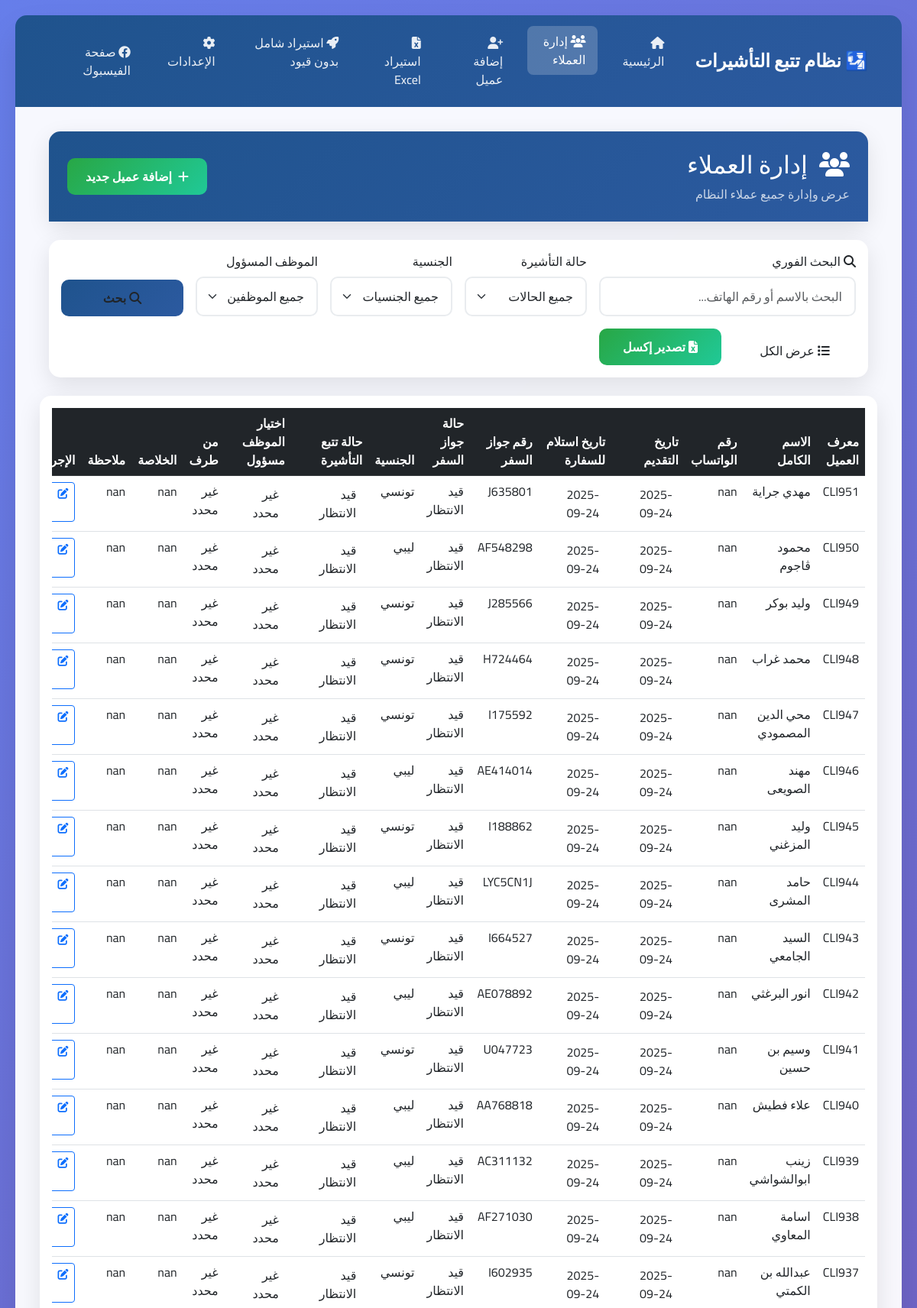
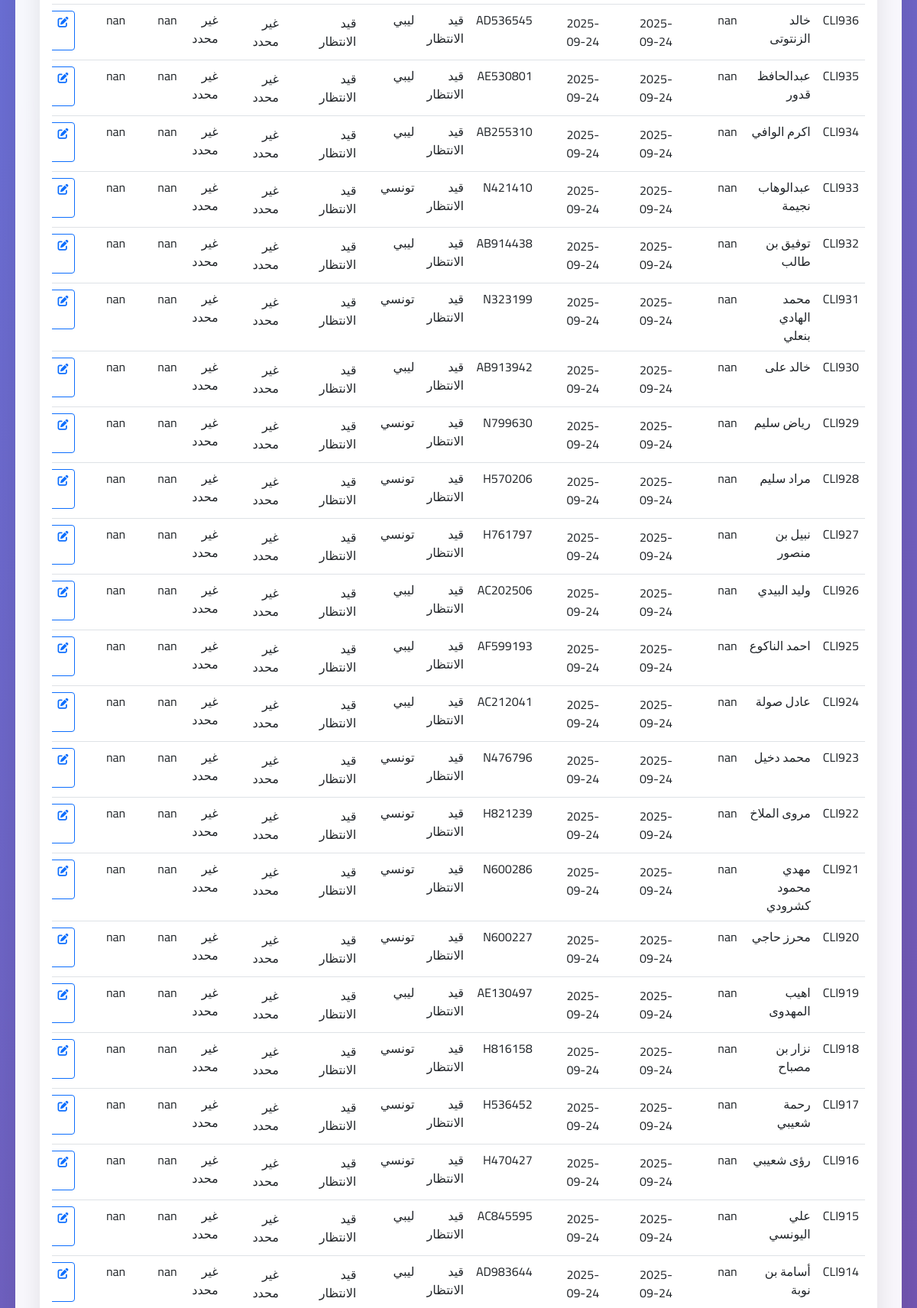
Screenshot of /clients?page=2&per_page=50&search=&status=&nationality=&employee= (upper part) with the database file from the repository (2 pictures, top to bottom).
### tables this page shows
CREATE TABLE clients (
        id INTEGER PRIMARY KEY AUTOINCREMENT,
        client_id TEXT UNIQUE,
        full_name TEXT,
        whatsapp_number TEXT,
        whatsapp_number_clean TEXT,
        application_date TEXT,
        transaction_date TEXT,
        passport_number TEXT,
        passport_status TEXT,
        passport_status_normalized TEXT,
        nationality TEXT,
        visa_status TEXT,
        visa_status_normalized TEXT,
        processed_by TEXT,
        summary TEXT,
        notes TEXT,
        responsible_employee TEXT,
        
        -- Nouvelles colonnes pour supporter tous les formats
        original_row_number INTEGER,
        import_timestamp TEXT,
        is_duplicate BOOLEAN DEFAULT 0,
        has_empty_fields BOOLEAN DEFAULT 0,
        has_errors BOOLEAN DEFAULT 0,
        original_data TEXT,  -- JSON des données originales
        
        -- Colonnes supplémentaires du fichier Excel
        excel_col_0 TEXT,
        excel_col_1 TEXT,
        excel_col_2 TEXT,
        excel_col_3 TEXT,
        excel_col_4 TEXT,
        excel_col_5 TEXT,
        excel_col_6 TEXT,
        excel_col_7 TEXT,
        excel_col_8 TEXT,
        excel_col_9 TEXT,
        excel_col_10 TEXT,
        excel_col_11 TEXT,
        excel_col_12 TEXT,
        
        created_at TIMESTAMP DEFAULT CURRENT_TIMESTAMP,
        updated_at TIMESTAMP DEFAULT CURRENT_TIMESTAMP
    , auto_generated_id BOOLEAN DEFAULT FALSE, empty_name_accepted BOOLEAN DEFAULT FALSE, extra_data TEXT);

### app.py (the view)
@app.route('/clients', endpoint='clients_list')
def clients_list():
    print(f"🎯 ROUTE /clients APPELÉE - DÉBUT DU TRAITEMENT")
    print(f"🎯 URL: {request.url}")
    print(f"🎯 ARGS: {dict(request.args)}")
    try:
        page = int(request.args.get('page', 1))
        per_page_param = request.args.get('per_page', '50')  # Réduit de 100 à 50
        if per_page_param == 'all':
            per_page = 10000  # Nombre très élevé pour afficher tous les clients
        else:
            per_page = int(per_page_param)
        search_term = request.args.get('search', '')
        status_filter = request.args.get('status', '')
        nationality_filter = request.args.get('nationality', '')
        employee_filter = request.args.get('employee', '')
        filters = {}
        if search_term:
            filters['search'] = search_term
        if status_filter and status_filter in Client.VISA_STATUS_OPTIONS:
            filters['visa_status'] = status_filter
        if nationality_filter and nationality_filter in Client.NATIONALITY_OPTIONS:
            filters['nationality'] = nationality_filter
        if employee_filter and employee_filter in Client.EMPLOYEE_OPTIONS:
            filters['responsible_employee'] = employee_filter
        print(f"🎯 AVANT APPEL CONTRÔLEUR - page: {page}, per_page: {per_page}, filters: {filters}")
        if filters:
            clients, total = client_controller.get_filtered_clients(filters, page, per_page)
        else:
            clients, total = client_controller.get_all_clients(page, per_page)
        print(f"🎯 APRÈS APPEL CONTRÔLEUR - clients: {len(clients)}, total: {total}")
        print(f"🎯 PREMIERS CLIENTS: {[c.get('client_id', 'N/A') for c in clients[:3]]}")
        print(f"🎯 TOUS LES CLIENTS: {[c.get('client_id', 'N/A') for c in clients]}")  # DEBUG: afficher tous les clients
        with open('debug_route.log', 'w', encoding='utf-8') as f:
            f.write(f"Page: {page}, Per page: {per_page}\n")
            f.write(f"Total clients: {total}\n")
            f.write(f"Clients returned: {len(clients)}\n")
            f.write(f"Client IDs: {[c.get('client_id', 'N/A') for c in clients]}\n")
            f.write(f"CLI1000 present: {'CLI1000' in [c.get('client_id', 'N/A') for c in clients]}\n")
        total_pages = (total + per_page - 1) // per_page
        has_prev = page > 1
        has_next = page < total_pages
        pagination = {
            'page': page,
            'per_page': per_page,
            'total': total,
            'total_pages': total_pages,
            'has_prev': has_prev,
            'has_next': has_next,
            'prev_num': page - 1 if has_prev else None,
            'next_num': page + 1 if has_next else None
        }
        mapped_clients = clients
        print(f"🐛 DEBUG CRITIQUE: Nombre de clients récupérés: {len(clients)}")
        print(f"🐛 DEBUG CRITIQUE: Total: {total}")
        print(f"🐛 DEBUG CRITIQUE: Premiers clients: {[c.get('client_id', 'N/A') for c in clients[:3]]}")
        print(f"🐛 DEBUG CRITIQUE: Base de données: {db_manager.db_path}")
        print(f"🐛 DEBUG CRITIQUE: Type de contrôleur: {type(client_controller)}")
        return render_template('clients.html',
                             clients=mapped_clients,
                             pagination=pagination,
                             search_term=search_term,
                             status_filter=status_filter,
                             nationality_filter=nationality_filter,
                             employee_filter=employee_filter,
                             visa_statuses=Client.VISA_STATUS_OPTIONS,
                             nationalities=Client.NATIONALITY_OPTIONS,
                             employees=Client.EMPLOYEE_OPTIONS,
                             app_title='نظام تتبع التأشيرات',
                             company_name='شركة تسهيل للخدمات',
                             facebook_link='https://facebook.com/yourpage')
    except Exception as e:
        flash(f'خطأ في تحميل قائمة العملاء: {str(e)}', 'error')
        return render_template('clients.html', clients=[], pagination={'page': 1, 'total': 0, 'total_pages': 0})

### app.py (called while the page is built)
@app.context_processor
def inject_rtl_support():
    from datetime import datetime
    return {
        'rtl_support': True,
        'app_title': '🛂 نظام تتبع التأشيرات الذكي - TCA',
        'company_name': 'شركة تونس للاستشارات والخدمات',
        'facebook_link': 'https://www.facebook.com/share/1D4dHp2z74/?mibextid=wwXIfr',
        'current_datetime': datetime.now().strftime('%Y-%m-%d %H:%M')
    }

### src/controllers/client_controller.py (called while the page is built)
    def get_all_clients(self, page: int = 1, per_page: int = 50) -> tuple[List[Dict[str, Any]], int]:
        try:
            clients, total = self.db_manager.get_all_clients(page, per_page)
            return [dict(client) for client in clients], total
        except Exception as e:
            print(f"Erreur lors de la récupération des clients: {e}")
            return [], 0

### src/database/database_manager.py (called while the page is built)
    def get_connection(self):
        return sqlite3.connect(self.db_path)

    def get_all_clients(self, page: int = 1, per_page: int = 50) -> tuple[List[sqlite3.Row], int]:
        conn = self.get_connection()
        conn.row_factory = sqlite3.Row
        cursor = conn.cursor()
        try:
            cursor.execute('SELECT COUNT(*) FROM clients')
            total = cursor.fetchone()[0]
            offset = (page - 1) * per_page
            cursor.execute("""
                SELECT * FROM clients
                ORDER BY
                    CASE WHEN client_id IS NULL OR client_id = '' THEN 1 ELSE 0 END ASC,
                    CAST(SUBSTR(client_id, 4) AS INTEGER) DESC
                LIMIT ? OFFSET ?
            """, (per_page, offset))
            clients = cursor.fetchall()
            return clients, total
        finally:
            conn.close()

### templates/clients.html (shortened to what this page needs)
{% extends "base.html" %}
{% block content %}
<div class="container-fluid">
 <div class="row mb-4">
 <div class="col-12">
  <div class="card card-modern">
  <div class="card-header-modern">
   <div class="row align-items-center">
   <div class="col">
    <h2 class="mb-0">
    <i class="fas fa-users me-2"></i> إدارة العملاء
    </h2>
    <p class="mb-0 mt-2 opacity-75">عرض وإدارة جميع عملاء النظام</p>
   </div>
   <div class="col-auto">
    <a href="{{ url_for('add_client') }}" class="btn btn-success-custom">
    <i class="fas fa-plus me-2"></i>إضافة عميل جديد
    </a>
   </div>
   </div>
  </div>
  </div>
 </div>
 </div>
 <div class="row mb-4">
 <div class="col-12">
  <div class="card card-modern">
  <div class="card-body">
   <form method="GET" action="{{ url_for('clients_list') }}" class="row g-3">
   <div class="col-lg-4 col-md-6">
    <label for="search" class="form-label">
    <i class="fas fa-search me-1"></i>البحث الفوري
    </label>
    <input type="text" class="form-control" id="search" name="search"
      value="{{ search_term }}" placeholder="البحث بالاسم أو رقم الهاتف...">
   </div>
   <div class="col-lg-2 col-md-6">
    <label for="status" class="form-label">حالة التأشيرة</label>
    <select class="form-select" id="status" name="status">
    <option value="">جميع الحالات</option>
    </select>
   </div>
   <div class="col-lg-2 col-md-6">
    <label for="nationality" class="form-label">الجنسية</label>
    <select class="form-select" id="nationality" name="nationality">
    <option value="">جميع الجنسيات</option>
    </select>
   </div>
   <div class="col-lg-2 col-md-6">
    <label for="employee" class="form-label">الموظف المسؤول</label>
    <select class="form-select" id="employee" name="employee">
    <option value="">جميع الموظفين</option>
    </select>
   </div>
   <div class="col-lg-2 col-md-6 d-flex align-items-end">
    <button type="submit" class="btn btn-primary-custom w-100">
    <i class="fas fa-search me-1"></i>بحث
    </button>
   </div>
   <div class="col-lg-2 col-md-6 d-flex align-items-end">
    <a href="{{ url_for('clients_list', per_page='all') }}" class="btn btn-info-custom w-100">
    <i class="fas fa-list me-1"></i>عرض الكل
    </a>
   </div>
   <div class="col-lg-2 col-md-6 d-flex align-items-end">
    <button type="button" class="btn btn-success-custom w-100" onclick="exportToExcel()">
    <i class="fas fa-file-excel me-1"></i>تصدير إكسل
    </button>
   </div>
   </div>
  </div>
  </div>
 </div>
 </div>
 <div class="row">
 <div class="col-12">
  <div class="card card-modern">
  <div class="card-body">
   {% if clients and clients|length > 0 %}
   <div class="table-responsive">
    <table class="table table-hover">
    <thead class="table-dark">
     <tr>
     <th>معرف العميل</th>
     <th>الاسم الكامل</th>
     <th>رقم الواتساب</th>
     <th>تاريخ التقديم</th>
     <th>تاريخ استلام للسفارة</th>
     <th>رقم جواز السفر</th>
     <th>حالة جواز السفر</th>
     <th>الجنسية</th>
     <th>حالة تتبع التأشيرة</th>
     <th>اختيار الموظف مسؤول</th>
     <th>من طرف</th>
     <th>الخلاصة</th>
     <th>ملاحظة</th>
     <th>الإجراءات</th>
     </tr>
    </thead>
    <tbody>
     {% for client in clients %}
     <tr>
     <td>{{ client.get('client_id', 'غير محدد') }}</td>
     <td>{{ client.get('full_name', 'غير محدد') }}</td>
     <td>{{ client.get('whatsapp_number', 'غير محدد') }}</td>
     <td>
      <div class="inline-edit-container" data-field="application_date" data-client-id="{{ client.get('client_id', '') }}">
       <div class="inline-edit-display">
        <span class="field-value">{{ client.get('file_date', client.get('application_date', 'غير محدد')) }}</span>
       </div>
      </div>
     </td>
     <td>
      <div class="inline-edit-container" data-field="transaction_date" data-client-id="{{ client.get('client_id', '') }}">
       <div class="inline-edit-display">
        <span class="field-value">{{ client.get('reception_date', client.get('transaction_date', 'غير محدد')) }}</span>
       </div>
      </div>
     </td>
     <td>{{ client.get('passport_number', 'غير محدد') }}</td>
     <td>{{ client.get('passport_status', 'غير محدد') }}</td>
     <td>{{ client.get('nationality', 'غير محدد') }}</td>
     <td>
      <div class="inline-edit-container" data-field="visa_status" data-client-id="{{ client.get('client_id', '') }}">
       <div class="inline-edit-display">
        <span class="field-value">{{ client.get('visa_status', 'غير محدد') }}</span>
       </div>
      </div>
     </td>
     <td>
      <div class="inline-edit-container" data-field="responsible_employee" data-client-id="{{ client.get('client_id', '') }}">
       <div class="inline-edit-display">
        <span class="field-value">{{ client.get('responsible_employee', 'غير محدد') }}</span>
       </div>
      </div>
     </td>
     <td>{{ client.get('processed_by', 'غير محدد') }}</td>
     <td>{{ client.get('summary', 'غير محدد') }}</td>
     <td>{{ client.get('notes', 'غير محدد') }}</td>
     <td>
      <div class="btn-group" role="group">
      <a href="{{ url_for('edit_client', client_id=client.get('client_id', '')) }}"
        class="btn btn-sm btn-outline-primary" title="تعديل">
       <i class="fas fa-edit"></i>
      </a>
      </div>
     </td>
     </tr>
     {% endfor %}
    </tbody>
    </table>
   </div>
   {% else %}
   <div class="text-center py-5">
    <i class="fas fa-users fa-3x text-muted mb-3"></i>
    <h4 class="text-muted">لا توجد نتائج</h4>
    <p class="text-muted">لم يتم العثور على أي عملاء مطابقين للمعايير المحددة</p>
   </div>
   {% endif %}
  </div>
  </div>
  </div>
 </div>
</div>
{% endblock %}

### static/css/styles.fd3d584b206e4d6370ba.css (style rules this page uses)
:root { --primary-color:#1f538d;--secondary-color:#2c5aa0;--accent-color:#f8f9fa;--success-color:#28a745;--warning-color:#ffc107;--danger-color:#dc3545;--info-color:#17a2b8;--dark-color:#343a40;--light-color:#f8f9fa }
body { background:linear-gradient(135deg,#667eea,#764ba2);direction:rtl;font-family:Cairo,sans-serif;min-height:100vh }
.card-modern { background:#fff;border:none;border-radius:15px;box-shadow:0 10px 30px rgba(0,0,0,.1);transition:all .3s ease }
.card-header-modern { border-radius:15px 15px 0 0!important;color:#fff;padding:1.5rem }
.btn-primary-custom,.card-header-modern { background:linear-gradient(135deg,var(--primary-color) 0,var(--secondary-color) 100%);border:none }
.btn-primary-custom { border-radius:10px;font-weight:600;padding:.75rem 1.5rem;transition:all .3s ease }
.btn-success-custom { background:linear-gradient(135deg,var(--success-color) 0,#20c997 100%);border:none;border-radius:10px;color:#fff;font-weight:600;padding:.75rem 1.5rem;transition:all .3s ease }
.form-control,.form-select { border:2px solid #e9ecef;border-radius:10px;padding:.75rem 1rem;transition:all .3s ease }
.table-responsive { -webkit-overflow-scrolling:touch }
* { backface-visibility:hidden;transform:translateZ(0) }
.col-lg-4.col-md-6 { position:relative }
.inline-edit-container { cursor:pointer;position:relative;transition:all .2s ease }
.inline-edit-display { align-items:center;display:flex;justify-content:space-between;min-height:32px;padding:4px 8px }

### rows the page displays
clients: get "CLI951", get "مهدي جراية", get "nan", get "2025-09-24", get "J635801", get "قيد الانتظار", get "تونسي", get "غير محدد"
clients: get "CLI950", get "محمود ڤاجوم", get "nan", get "2025-09-24", get "AF548298", get "قيد الانتظار", get "ليبي", get "غير محدد"
clients: get "CLI949", get "وليد بوكر", get "nan", get "2025-09-24", get "J285566", get "قيد الانتظار", get "تونسي", get "غير محدد"
clients: get "CLI948", get "محمد غراب", get "nan", get "2025-09-24", get "H724464", get "قيد الانتظار", get "تونسي", get "غير محدد"
clients: get "CLI947", get "محي الدين المصمودي", get "nan", get "2025-09-24", get "I175592", get "قيد الانتظار", get "تونسي", get "غير محدد"
clients: get "CLI946", get "مهند الصويعى", get "nan", get "2025-09-24", get "AE414014", get "قيد الانتظار", get "ليبي", get "غير محدد"
clients: get "CLI945", get "وليد المزغني", get "nan", get "2025-09-24", get "I188862", get "قيد الانتظار", get "تونسي", get "غير محدد"
clients: get "CLI944", get "حامد المشرى", get "nan", get "2025-09-24", get "LYC5CN1J", get "قيد الانتظار", get "ليبي", get "غير محدد"
clients: get "CLI943", get "السيد الجامعي", get "nan", get "2025-09-24", get "I664527", get "قيد الانتظار", get "تونسي", get "غير محدد"
clients: get "CLI942", get "انور البرغثي", get "nan", get "2025-09-24", get "AE078892", get "قيد الانتظار", get "ليبي", get "غير محدد"
clients: get "CLI941", get "وسيم بن حسين", get "nan", get "2025-09-24", get "U047723", get "قيد الانتظار", get "تونسي", get "غير محدد"
clients: get "CLI940", get "علاء فطيش", get "nan", get "2025-09-24", get "AA768818", get "قيد الانتظار", get "ليبي", get "غير محدد"
clients: get "CLI939", get "زينب ابوالشواشي", get "nan", get "2025-09-24", get "AC311132", get "قيد الانتظار", get "ليبي", get "غير محدد"
clients: get "CLI938", get "اسامة المعاوي", get "nan", get "2025-09-24", get "AF271030", get "قيد الانتظار", get "ليبي", get "غير محدد"
clients: get "CLI937", get "عبدالله بن الكمتي", get "nan", get "2025-09-24", get "I602935", get "قيد الانتظار", get "تونسي", get "غير محدد"
clients: get "CLI936", get "خالد الزنتوتى", get "nan", get "2025-09-24", get "AD536545", get "قيد الانتظار", get "ليبي", get "غير محدد"
clients: get "CLI935", get "عبدالحافظ قدور", get "nan", get "2025-09-24", get "AE530801", get "قيد الانتظار", get "ليبي", get "غير محدد"
clients: get "CLI934", get "اكرم الوافي", get "nan", get "2025-09-24", get "AB255310", get "قيد الانتظار", get "ليبي", get "غير محدد"
clients: get "CLI933", get "عبدالوهاب نجيمة", get "nan", get "2025-09-24", get "N421410", get "قيد الانتظار", get "تونسي", get "غير محدد"
clients: get "CLI932", get "توفيق بن طالب", get "nan", get "2025-09-24", get "AB914438", get "قيد الانتظار", get "ليبي", get "غير محدد"
clients: get "CLI931", get "محمد الهادي بنعلي", get "nan", get "2025-09-24", get "N323199", get "قيد الانتظار", get "تونسي", get "غير محدد"
clients: get "CLI930", get "خالد على", get "nan", get "2025-09-24", get "AB913942", get "قيد الانتظار", get "ليبي", get "غير محدد"
clients: get "CLI929", get "رياض سليم", get "nan", get "2025-09-24", get "N799630", get "قيد الانتظار", get "تونسي", get "غير محدد"
clients: get "CLI928", get "مراد سليم", get "nan", get "2025-09-24", get "H570206", get "قيد الانتظار", get "تونسي", get "غير محدد"
clients: get "CLI927", get "نبيل بن منصور", get "nan", get "2025-09-24", get "H761797", get "قيد الانتظار", get "تونسي", get "غير محدد"
clients: get "CLI926", get "وليد البيدي", get "nan", get "2025-09-24", get "AC202506", get "قيد الانتظار", get "ليبي", get "غير محدد"
clients: get "CLI925", get "احمد الناكوع", get "nan", get "2025-09-24", get "AF599193", get "قيد الانتظار", get "ليبي", get "غير محدد"
clients: get "CLI924", get "عادل صولة", get "nan", get "2025-09-24", get "AC212041", get "قيد الانتظار", get "ليبي", get "غير محدد"
clients: get "CLI923", get "محمد دخيل", get "nan", get "2025-09-24", get "N476796", get "قيد الانتظار", get "تونسي", get "غير محدد"
clients: get "CLI922", get "مروى الملاخ", get "nan", get "2025-09-24", get "H821239", get "قيد الانتظار", get "تونسي", get "غير محدد"
clients: get "CLI921", get "مهدي محمود كشرودي", get "nan", get "2025-09-24", get "N600286", get "قيد الانتظار", get "تونسي", get "غير محدد"
clients: get "CLI920", get "محرز حاجي", get "nan", get "2025-09-24", get "N600227", get "قيد الانتظار", get "تونسي", get "غير محدد"
clients: get "CLI919", get "اهيب المهدوى", get "nan", get "2025-09-24", get "AE130497", get "قيد الانتظار", get "ليبي", get "غير محدد"
clients: get "CLI918", get "نزار بن مصباح", get "nan", get "2025-09-24", get "H816158", get "قيد الانتظار", get "تونسي", get "غير محدد"
clients: get "CLI917", get "رحمة شعيبي", get "nan", get "2025-09-24", get "H536452", get "قيد الانتظار", get "تونسي", get "غير محدد"
clients: get "CLI916", get "رؤى شعيبي", get "nan", get "2025-09-24", get "H470427", get "قيد الانتظار", get "تونسي", get "غير محدد"
clients: get "CLI915", get "علي اليونسي", get "nan", get "2025-09-24", get "AC845595", get "قيد الانتظار", get "ليبي", get "غير محدد"
clients: get "CLI914", get "أسامة بن نوبة", get "nan", get "2025-09-24", get "AD983644", get "قيد الانتظار", get "ليبي", get "غير محدد"

### other values shown
{{ app_title }} "نظام تتبع التأشيرات"
